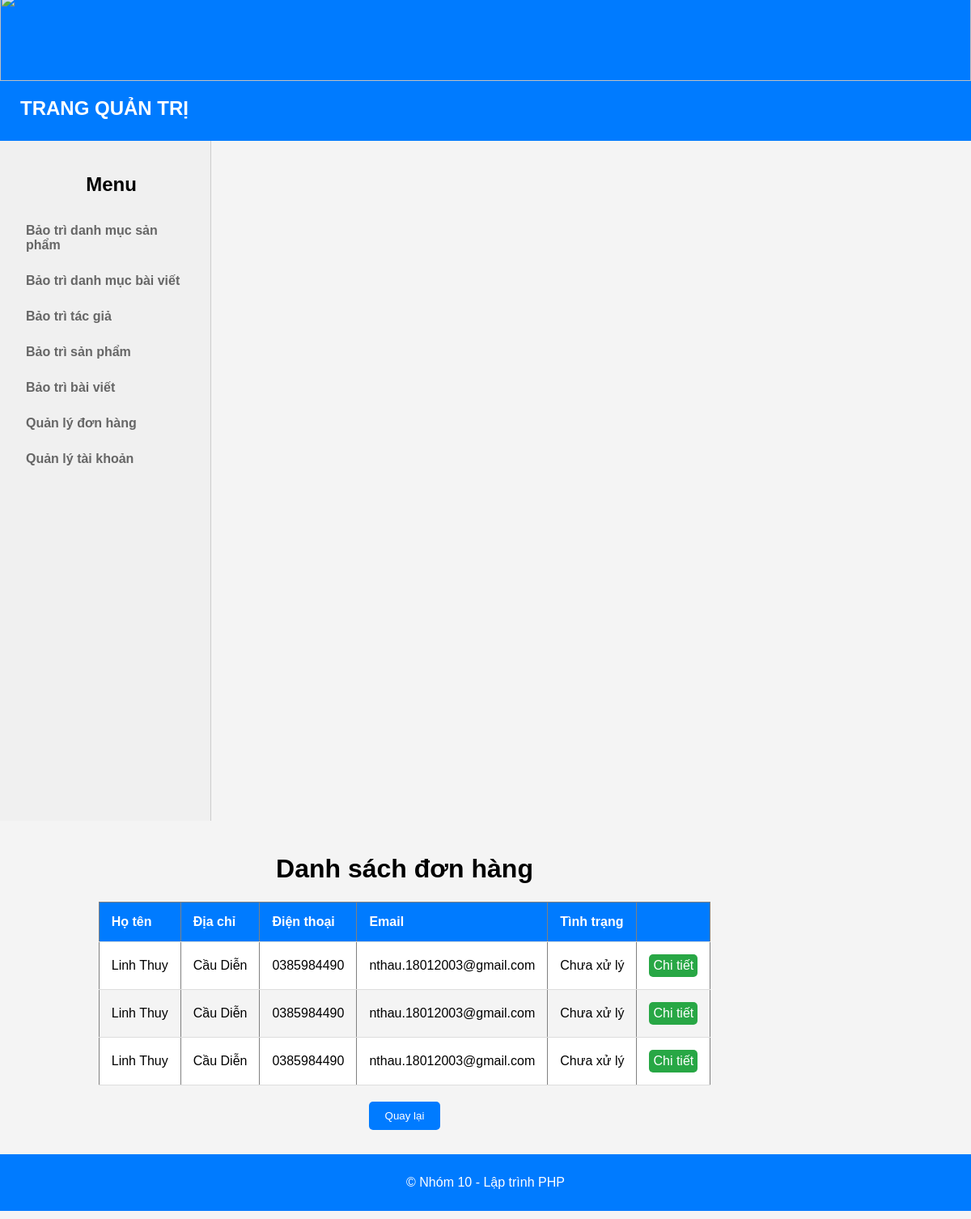
Screenshot of /Admin/Manage_orders/list_orders.php?orderType=1 with the database file from the repository.
### tables this page shows
CREATE TABLE `orders` (
  `id` int(11) NOT NULL,
  `order_method_id` int(11) NOT NULL,
  `member_id` int(11) NOT NULL,
  `order_date` datetime NOT NULL DEFAULT current_timestamp(),
  `status` tinyint(1) NOT NULL DEFAULT 1 COMMENT '1: Chưa xử lý; 2: Đang xử lý; 3: Đã xử lý; 4: Hủy',
  `receiver` varchar(50) NOT NULL,
  `address` varchar(150) NOT NULL,
  `phone` varchar(12) NOT NULL,
  `email` varchar(30) DEFAULT NULL,
  `note` varchar(200) NOT NULL
);

CREATE TABLE `member` (
  `id` int(11) NOT NULL,
  `username` varchar(20) NOT NULL,
  `password` varchar(32) NOT NULL,
  `fullname` varchar(50) NOT NULL,
  `phonenumber` varchar(11) NOT NULL,
  `address` varchar(100) NOT NULL,
  `email` varchar(50) NOT NULL,
  `status` tinyint(1) NOT NULL DEFAULT 1
);

### conn_db.php (called while the page is built, shortened)
<?php
    function connectToDatabase(){
        $servername = 'localhost';
        $username = 'root';
        $password = '';
        $name_db = 'starbook_database';
        $conn = new mysqli($servername, $username, $password, $name_db);
        return $conn;
    }
    function queryDatabase($sql){
        $conn = connectToDatabase();
        $result = $conn->query($sql);
        $data = [];
        while ($row = $result->fetch_assoc()) {
            $data[] = $row;
        }
        return $data;
    }
?>

### Admin/Manage_orders/list_orders.php (the view, shortened to what this page needs)
<?php
    include "../../conn_db.php";
    if(isset($_GET['orderType'])){
        $orderType = $_GET['orderType'];
        $sql = "select orders.id, member.fullname, member.address, member.phonenumber, member.email, orders.status
                from orders join member on orders.member_id = member.id
                where orders.status = " . $orderType;
        $data = queryDatabase($sql);
    }
?>
<!DOCTYPE html>
<html lang="en">
<head>
</head>
<body>
<?php include "../Admin_dashboard/Header_Sidebar.php"?>
<div class="container">
    <h1>Danh sách đơn hàng</h1>
    <div class="table-container">
        <table border="1" class="order-table">
            <tr>
                <th>Họ tên</th>
                <th>Địa chỉ</th>
                <th>Điện thoại</th>
                <th>Email</th>
                <th>Tình trạng</th>
                <th></th>
            </tr>
            <?php
                foreach($data as $row){
                    echo "<tr>";
                    echo "<td>{$row['fullname']}</td>";
                    echo "<td>{$row['address']}</td>";
                    echo "<td>{$row['phonenumber']}</td>";
                    echo "<td>{$row['email']}</td>";
                    if($row['status'] == 1) echo "<td>Chưa xử lý</td>";
                    else if($row['status'] == 2) echo "<td>Đang xử lý</td>";
                    else if($row['status'] == 2) echo "<td>Đã xử lý</td>";
                    else echo "<td>Huỷ</td>";
                    echo "<td><a class='btn_detail' href='order_detail.php?orderID={$row['id']}'>Chi tiết</a></td>";
                    echo "</tr>";
                }
            ?>
        </table>
    </div>
    <div class="button-container">
        <button class="back-button"><a href="order_categories.php">Quay lại</a></button>
    </div>
</div>
<?php include "../Admin_dashboard/Footer.php"?>
</body>
</html>

### Admin/Manage_orders/list_orders.php (style rules this page uses)
body { font-family: Arial, sans-serif; background-color: #f4f4f4; margin: 0; }
.container { width: 80%; max-width: 1200px; padding: 20px; margin-top: 10px; display: flex; flex-direction: column; align-items: center; }
.table-container { overflow-x: auto; max-height: 80vh; }
.order-table { width: 100%; border-collapse: collapse; }
.order-table th, .order-table td { padding: 15px; text-align: left; border-bottom: 1px solid #ddd; }
.order-table th { background-color: #007bff; color: white; }
.order-table tr:nth-child(even) { background-color: #fff; }
.btn_detail { display: inline-block; background-color: #28a745; color: #fff; text-decoration: none; padding: 5px; border-radius: 5px; }
.button-container { text-align: center; margin-top: 20px; }
.back-button { background-color: #007bff; color: white; padding: 10px 20px; text-decoration: none; border: none; border-radius: 5px; cursor: pointer; transition: background-color 0.3s ease; }
.back-button a { color: white; text-decoration: none; }

### rows the page displays
orders: member.fullname "Linh Thuy", member.address "Cầu Diễn", member.phonenumber "0385984490", member.email "nthau.18012003@gmail.com", status "Chưa xử lý"
orders: member.fullname "Linh Thuy", member.address "Cầu Diễn", member.phonenumber "0385984490", member.email "nthau.18012003@gmail.com", status "Chưa xử lý"
orders: member.fullname "Linh Thuy", member.address "Cầu Diễn", member.phonenumber "0385984490", member.email "nthau.18012003@gmail.com", status "Chưa xử lý"
